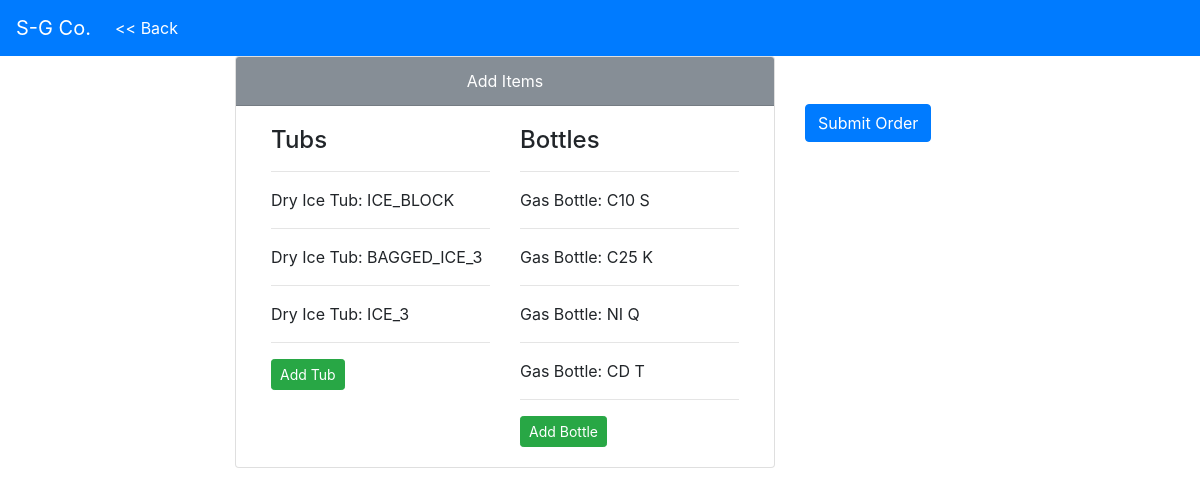
Screenshot of /sales/orders/32/32/add_items with the database file from the repository.
### sales/models.py (models this page shows)
class QueuedTub(models.Model):
    ICE_3 = 'ICE_3'
    ICE_16 = 'ICE_16'
    ICE_BLOCK = 'ICE_BLOCK'
    BAGGED_ICE_16 = 'BAGGED_ICE_16'
    BAGGED_ICE_3 = 'BAGGED_ICE_3'
    FILL_CHOICES = (
        (ICE_3, '3 Mill'),
        (ICE_16, '16 Mill'),
        (ICE_BLOCK, 'Ice Block'),
        (BAGGED_ICE_3, '3 Mill Bagged'),
        (BAGGED_ICE_16, '16 Mill Bagged'),
    )
    fill = models.CharField(max_length=13, choices=FILL_CHOICES)
    order = models.ForeignKey(Order, on_delete=models.CASCADE)
    def __str__(self):
        return "Dry Ice Tub: {}".format(self.fill)

class QueuedBottle(models.Model):
    ACETYLENE = 'AC'
    ARGON = 'AR'
    BEER_GAS = 'BG'
    CARBON_DIOXIDE = 'CD'
    GUINNESS_GAS = 'GS'
    HELIUM = 'HE'
    MIX_C2 = 'C2'
    MIX_C10 = 'C10'
    MIX_C25 = 'C25'
    NITROGEN = 'NI'
    OXYGEN = 'OX'
    STARGON = 'ST'
    SYPHON = 'SY'
    FILL_CHOICES = (
        (ACETYLENE, 'Acetylene'),
        (ARGON, 'Argon'),
        (BEER_GAS, 'Beer Gas'),
        (CARBON_DIOXIDE, 'Carbon Dioxide'),
        (GUINNESS_GAS, 'Guinness Gas'),
        (HELIUM, 'Helium'),
        (MIX_C2, 'Mix C2'),
        (MIX_C10, 'Mix C10'),
        (MIX_C25, 'Mix C25'),
        (NITROGEN, 'Nitrogen'),
        (OXYGEN, 'Oxygen'),
        (STARGON, 'Stargon'),
        (SYPHON, 'Syphon'),
    )
    SIZE_CHOICES = (
        ('T', 'T'),
        ('K', 'K'),
        ('S', 'S'),
        ('D', 'D'),
        ('Q', 'Q'),
        ('R', 'R'),
        ('50', '50'),
        ('40', '40'),
        ('20', '20'),
        ('15', '15'),
        ('10', '10'),
        ('5', '5'),
        ('2.5', '2.5'),
    )
    fill = models.CharField(max_length=13, choices=FILL_CHOICES)
    size = models.CharField(max_length=3, choices=SIZE_CHOICES)
    order = models.ForeignKey(Order, on_delete=models.CASCADE)
    def __str__(self):
        return "Gas Bottle: {} {}".format(self.fill, self.size)

### sales/views.py (the view)
# urls.py: url(r'^orders/(?P<pk>[0-9]+)/(?P<cust>[0-9]+)/add_items', views.add_items, name='add_items'),
def add_items(request, pk, cust):
    context = {
        'pk': pk,
        'cust': cust,
        'tub_list': QueuedTub.objects.filter(order_id=pk),
        'bottle_list': QueuedBottle.objects.filter(order_id=pk),
    }
    return render(request, 'sales/add_items.html', context)

### templates/sales/add_items.html (shortened to what this page needs)
{% extends 'sales/base.html' %}
{% block body %}
<div class="container">
  <div class="row justify-content-center">
    <div class="col-6">
      <div class="card">
        <div class="card-header bg-secondary text-white text-center">Add Items</div>
        <div class="card-body">
          <div class="container">
            <div class="row">
              <div class="col" id="tubcol">
                <h4>Tubs</h4>
                <hr>
                <div id="tublist">
                  {% for tub in tub_list %}
                    <p>{{ tub }}</p>
                    <hr>
                  {% endfor %}
                </div>
                <a id="tubmodalopen" data-toggle='modal' data-target='#tubmodal' href="{% url 'sales:new_queued_tub' pk %}" class="btn btn-sm btn-success">Add Tub</a>
              </div>
              <div class="col">
                <h4>Bottles</h4>
                <hr>
                <div id="bottlelist">
                  {% for bottle in bottle_list %}
                    <p>{{ bottle }}</p>
                    <hr>
                  {% endfor %}
                </div>
                <a id="bottlemodalopen" data-toggle='modal' data-target='#bottlemodal' href="{% url 'sales:new_queued_bottle' pk %}" class="btn btn-sm btn-success">Add Bottle</a>
              </div>
            </div>
          </div>
        </div>
      </div>
    </div>
    <div class="col-2">
      <a href="{% url 'sales:customer_details' cust %}" class="mt-5 btn btn-primary">Submit Order</a>
    </div>
  </div>
</div>
{% endblock %}

### rows the page displays
QueuedTub: fill "Dry Ice Tub: ICE_BLOCK"
QueuedTub: fill "Dry Ice Tub: BAGGED_ICE_3"
QueuedTub: fill "Dry Ice Tub: ICE_3"
QueuedBottle: fill+size "Gas Bottle: C10 S"
QueuedBottle: fill+size "Gas Bottle: C25 K"
QueuedBottle: fill+size "Gas Bottle: NI Q"
QueuedBottle: fill+size "Gas Bottle: CD T"
